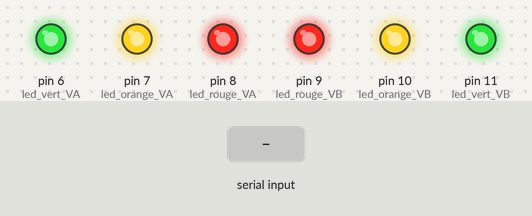
A sketch run on a simulated Arduino Uno, built with avr-gcc and run on an emulated ATmega328P. On the bench: output pins drawn as LEDs (lit = HIGH). Inputs (shaded band) come from the test bench. What the sketch prints to the serial monitor is not drawn.

Above: at 1.3 s.
1.4 s: "1" received over Serial
At 2.2 s:
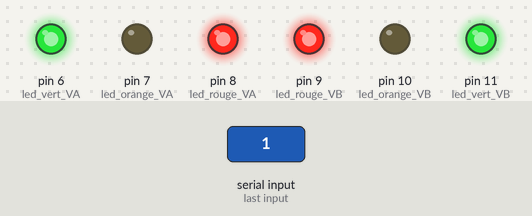
4.4 s: "2" received over Serial
At 6.7 s:
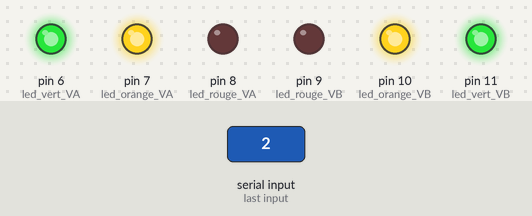
At 8.3 s:
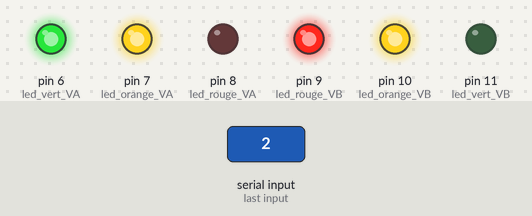
Timing chart, 0 to 21.9 s (numbered marks = the images above; inputs shaded):
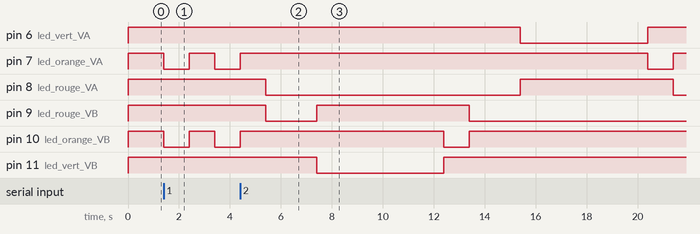

The sketch:

Communication_serie_Feux_2022.ino
```cpp
const int led_rouge_VA=8;
const int led_orange_VA=7;
const int led_vert_VA=6;
const int led_rouge_VB=9;
const int led_orange_VB=10;
const int led_vert_VB=11;
int DonneeEntrante=0;

void setup() {
Serial.begin(9600);
pinMode(led_rouge_VA,OUTPUT);
pinMode(led_orange_VA,OUTPUT);
pinMode(led_vert_VA,OUTPUT);
pinMode(led_rouge_VB,OUTPUT);
pinMode(led_orange_VB,OUTPUT);
pinMode(led_vert_VB,OUTPUT);


digitalWrite(led_rouge_VA,HIGH);
digitalWrite(led_orange_VA,HIGH);
digitalWrite(led_vert_VA,HIGH);
digitalWrite(led_rouge_VB,HIGH);
digitalWrite(led_orange_VB,HIGH);
digitalWrite(led_vert_VB,HIGH);

Serial.println("-------------------------");
Serial.println("|    FEUX TRICOLORES    |");
Serial.println("-------------------------");
Serial.print("\n \n");//retour ligne
Serial.println("Appuyer sur le 0 pour arreter le systeme");
Serial.println("Appuyer sur le 1 pour les feux clignotants");
Serial.println("Appuyer sur le 2 pour les feux tricolores");
Serial.print("\n \n");//retour ligne
}

void loop() {
if (Serial.available()>0){DonneeEntrante=Serial.read();
    if (DonneeEntrante==48){Sous_Programme_0();}
    if (DonneeEntrante==49){Sous_Programme_1();}
    if (DonneeEntrante==50){Sous_Programme_2();}}}

void Sous_Programme_0(){
  while (DonneeEntrante!=49){
  digitalWrite(led_rouge_VA,HIGH);
  digitalWrite(led_orange_VA,HIGH);
  digitalWrite(led_vert_VA,HIGH);
  digitalWrite(led_rouge_VB,HIGH);
  digitalWrite(led_orange_VB,HIGH);
  digitalWrite(led_vert_VB,HIGH);
        DonneeEntrante=Serial.read();
        if (DonneeEntrante==49){Sous_Programme_1();}
        if (DonneeEntrante==50){Sous_Programme_2();}}}


void Sous_Programme_1(){
  while (DonneeEntrante!=50){
        digitalWrite(led_rouge_VA,HIGH);
        digitalWrite(led_rouge_VB,HIGH);
        digitalWrite(led_orange_VA,LOW);
        digitalWrite(led_orange_VB,LOW);
        delay(1000);
        digitalWrite(led_orange_VA,HIGH);
        digitalWrite(led_orange_VB,HIGH);
        delay(1000);
        DonneeEntrante=Serial.read();
        if (DonneeEntrante==48){Sous_Programme_0();}
        if (DonneeEntrante==50){Sous_Programme_2();}}}

void Sous_Programme_2(){
  while (DonneeEntrante!=49){
    digitalWrite(led_orange_VA,HIGH);
    digitalWrite(led_orange_VB,HIGH);
    digitalWrite(led_rouge_VA,LOW);
    digitalWrite(led_rouge_VB,LOW);
    delay(2000);
    digitalWrite(led_rouge_VB,HIGH);
    digitalWrite(led_vert_VB,LOW);
    delay(5000);
    digitalWrite(led_orange_VB,LOW);
    digitalWrite(led_vert_VB,HIGH);
    delay(1000);
    digitalWrite(led_orange_VB,HIGH);
    digitalWrite(led_rouge_VB,LOW);
    delay(2000);
    digitalWrite(led_rouge_VA,HIGH);
    digitalWrite(led_vert_VA,LOW);
    delay(5000);
    digitalWrite(led_orange_VA,LOW);
    digitalWrite(led_vert_VA,HIGH);
    delay(1000);
    digitalWrite(led_orange_VA,HIGH);
    digitalWrite(led_rouge_VA,LOW);
    delay(2000);
        DonneeEntrante=Serial.read();
        if (DonneeEntrante==48){Sous_Programme_0();}
        if (DonneeEntrante==49){Sous_Programme_1();}}}
```

Measured:
- after the input at 1.4 s, pin 7 (led_orange_VA), pin 10 (led_orange_VB): HIGH → LOW at once, → HIGH 1.0 s later, → LOW 1.0 s later
- after the input at 4.4 s, pin 6 (led_vert_VA): HIGH → LOW after 11.0 s, → HIGH 5.0 s later; pin 8 (led_rouge_VA): HIGH → LOW after 1.0 s, → HIGH 10.0 s later, → LOW 6.0 s later; pin 9 (led_rouge_VB): HIGH → LOW after 1.0 s, → HIGH 2.0 s later, → LOW 6.0 s later; pin 11 (led_vert_VB): HIGH → LOW after 3.0 s, → HIGH 5.0 s later
